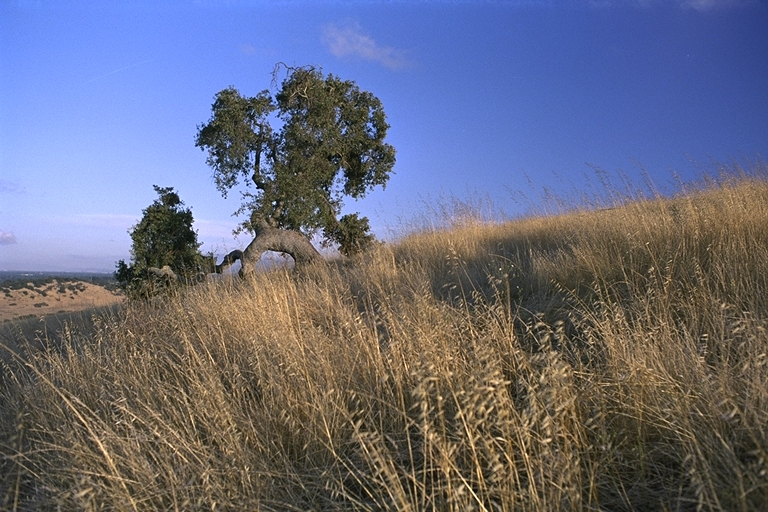
#> input picture background.jpg, 768 x 512 px
$ python validate_extraction.py
#> lines starting #> are read from the running program, lines starting #| are printed output that depends on the picture
import matplotlib
matplotlib.use('Qt5Agg')
import matplotlib.pyplot as plt
from homography_extraction import homography_extraction

img = plt.imread('./background.jpg')
#> img is the input picture: shape (512, 768, 3); mean R, G, B 104.7, 106.9, 126.3

# Convertir en niveaux de gris
if img.ndim == 3:
    img_gray = img.mean(axis=2)
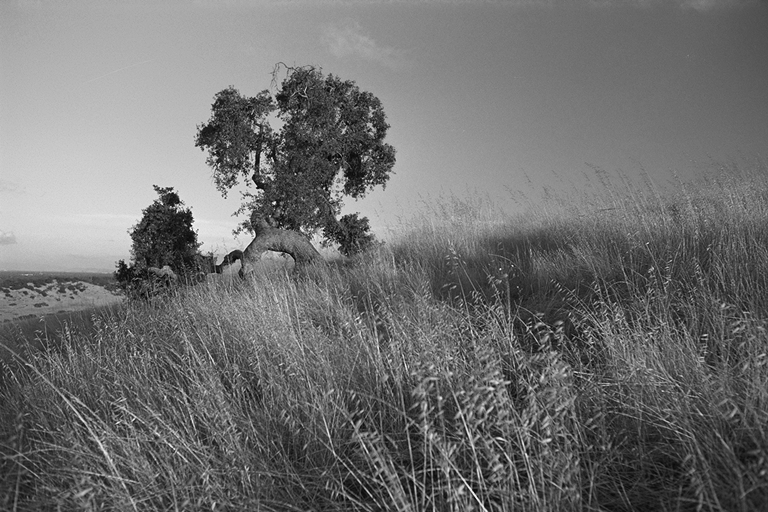
#> img_gray: shape (512, 768) float64; min 0.667, max 253.7, mean 112.6
else:
    img_gray = img

plt.figure()
plt.imshow(img_gray, cmap='gray')
plt.title("Cliquez 4 points (dans l'ordre)")
plt.axis('off')

#4 PTS
#> (the run stopped early here; a loop or call above may not have finished)
